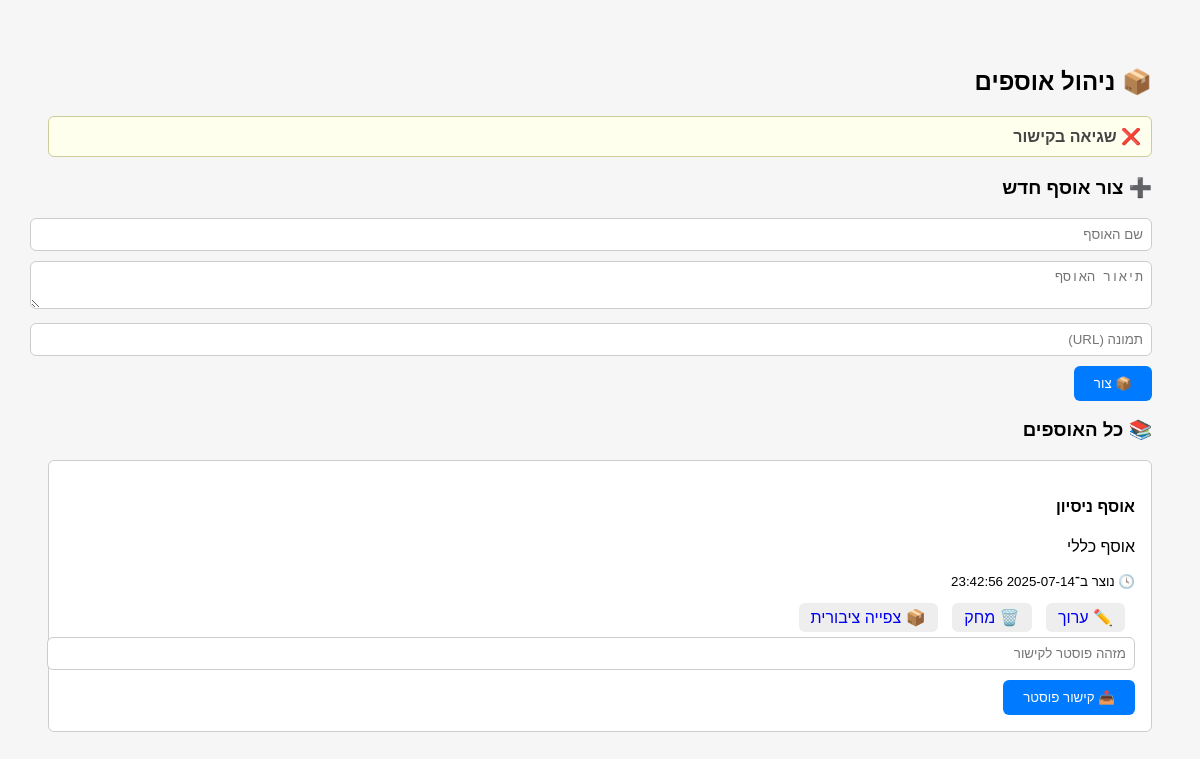
Screenshot of /manage_collections.php?msg=error with the database file from the repository.
### tables this page shows
CREATE TABLE `collections` (
  `id` int(11) NOT NULL,
  `name` varchar(255) DEFAULT NULL,
  `description` text DEFAULT NULL,
  `created_at` timestamp NULL DEFAULT current_timestamp(),
  `image_url` text DEFAULT NULL
);

### manage_collections.php (the view, shortened to what this page needs)
<?php
$conn = new mysqli('localhost', 'root', '123456', 'media');
$message = '';
if (isset($_GET['msg'])) {
  if ($_GET['msg'] === 'linked') $message = "📥 הפוסטר קושר לאוסף";
  elseif ($_GET['msg'] === 'exists') $message = "⚠️ הפוסטר כבר מקושר";
  elseif ($_GET['msg'] === 'error') $message = "❌ שגיאה בקישור";
}
$result = $conn->query("SELECT * FROM collections ORDER BY created_at DESC");
?>
<!DOCTYPE html>
<html lang="he" dir="rtl">
<head>
</head>
<body>
<h2>📦 ניהול אוספים</h2>
<?php if ($message): ?>
  <div class="message"><?= $message ?></div>
<?php endif; ?>
<h3>➕ צור אוסף חדש</h3>
<form method="post">
  <input type="text" name="name" placeholder="שם האוסף" required>
  <textarea name="description" placeholder="תיאור האוסף"></textarea>
  <input type="text" name="image_url" placeholder="תמונה (URL)">
  <button type="submit" name="create_collection">📦 צור</button>
</form>
<h3>📚 כל האוספים</h3>
<?php while ($row = $result->fetch_assoc()): ?>
  <div class="collection">
    <h4><?= htmlspecialchars($row['name']) ?></h4>
    <p><?= nl2br(htmlspecialchars($row['description'])) ?></p>
    <small>🕓 נוצר ב־<?= htmlspecialchars($row['created_at']) ?></small><br><br>
    <a href="edit_collection.php?id=<?= $row['id'] ?>" class="link-btn">✏️ ערוך</a>
    <a href="manage_collections.php?delete=<?= $row['id'] ?>" onclick="return confirm('למחוק את האוסף?')" class="link-btn">🗑️ מחק</a>
    <a href="collection.php?name=<?= urlencode($row['name']) ?>" class="link-btn">📦 צפייה ציבורית</a>
    <form method="post" action="add_to_collection.php" style="margin-top:10px;">
      <input type="number" name="poster_id" placeholder="מזהה פוסטר לקישור" required>
      <button type="submit">📥 קישור פוסטר</button>
    </form>
  </div>
<?php endwhile; ?>
</body>
</html>

### manage_collections.php (style rules this page uses)
body { font-family: Arial; background:#f6f6f6; padding:40px; direction:rtl; }
.collection { border:1px solid #ccc; padding:16px; background:#fff; margin-bottom:20px; border-radius:6px; }
.message { background:#ffe; border:1px solid #cc9; padding:10px; border-radius:6px; color:#444; font-weight:bold; margin-bottom:20px; }
form input, form textarea { width:100%; padding:8px; margin-bottom:10px; border-radius:6px; border:1px solid #ccc; }
form button { padding:10px 20px; border:none; border-radius:6px; background:#007bff; color:#fff; cursor:pointer; }
.link-btn { background:#eee; padding:6px 12px; border-radius:6px; text-decoration:none; margin-right:10px; }

### rows the page displays
collections: name "אוסף ניסיון", description "אוסף כללי", created_at "2025-07-14 23:42:56"

### other values shown
$message "❌ שגיאה בקישור"
